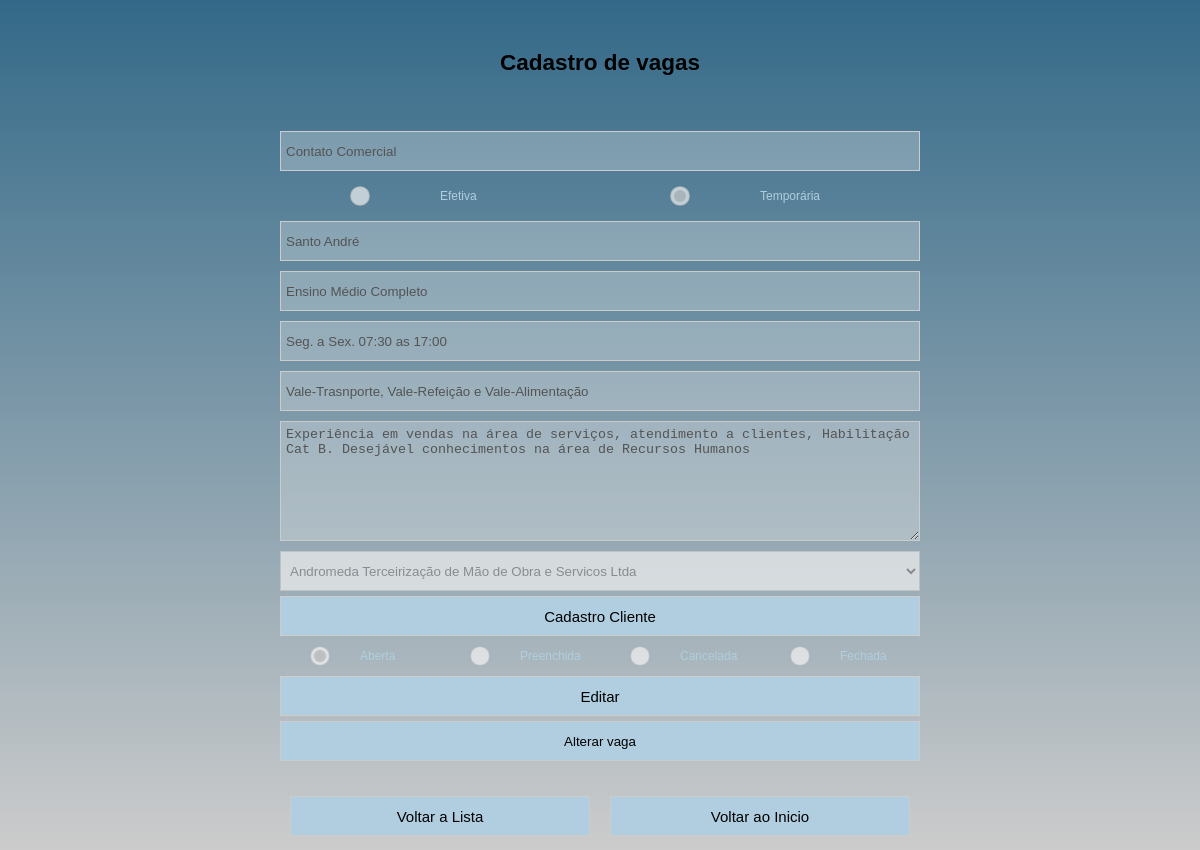
Page /detalha_vaga.php?vaga=1&edit=disabled (signed in) on the committed database.
### tables this page shows
CREATE TABLE tb_vaga (
    IDVAGA INT PRIMARY KEY AUTO_INCREMENT,
    funcao VARCHAR(70) NOT NULL,
    tipo ENUM('T', 'E') NOT NULL,
    localTrab VARCHAR(30) NOT NULL,
    escolaridade VARCHAR(70),
    horario VARCHAR(100),
    beneficios VARCHAR(100),
    descricao VARCHAR(480),
    ID_CLIENTE INT NOT NULL,
    dataCriacao DATE NOT NULL,
    fechamento ENUM('A', 'P', 'C', 'F') NOT NULL,
    dataAlteracao DATETIME
);

CREATE TABLE tb_cliente (
    IDCLIENTE INT PRIMARY kEY AUTO_INCREMENT,
    nomeCliente VARCHAR(100) NOT NULL,
    endereco VARCHAR(100),
    bairro VARCHAR(30),
    cidade VARCHAR(30),
    estado CHAR(2),
    CNPJ CHAR(14),
    contato VARCHAR(30),
    email VARCHAR(70),
    telefone VARCHAR(11)
);

### detalha_vaga.php (the view, shortened to what this page needs)
<?php
require_once('./_conexao/conexao.php');
?>
<?php
$consulta_cliente = 'SELECT * FROM tb_cliente';
$query_send_cli = mysqli_query($conect, $consulta_cliente);
if (isset($_GET['vaga'])) {
    $cod_vaga = $_GET['vaga'];
    $edit = $_GET['edit'];
    $consulta_vaga = "SELECT * FROM tb_vaga INNER JOIN tb_cliente ON IDCLIENTE = ID_CLIENTE WHERE IDVAGA= $cod_vaga";
    $query_send = mysqli_query($conect, $consulta_vaga);
    $detalha_vaga = mysqli_fetch_assoc($query_send);
    $funcao = $detalha_vaga['funcao'];
    $tipo = $detalha_vaga['tipo'];
    $local = $detalha_vaga['localTrab'];
    $escolaridade = $detalha_vaga['escolaridade'];
    $horario = $detalha_vaga['horario'];
    $beneficios = $detalha_vaga['beneficios'];
    $descricao = $detalha_vaga['descricao'];
    $cliente = $detalha_vaga['ID_CLIENTE'];
    $IDVAGA = $detalha_vaga['IDVAGA'];
    $fechamento = $detalha_vaga['fechamento'];
}
?>
<!DOCTYPE html>
<html lang="pt-br">
<head>
    <link rel="stylesheet" href="./css/style.css">
</head>
<body>
    <header>
        <h2>Cadastro de vagas</h2>
    </header>
    <main>
        <div id="formulario">
            <form action="detalha_vaga.php" method="POST">
                <input type="text" name="funcao" placeholder="Função" value="<?php echo $funcao ?>" <?php echo $edit ?>>
                <div class="radio">
                    <?php
                    $e = '';
                    $t = '';
                    if ($tipo == 'E') {
                        $e = 'checked';
                    } elseif ($tipo == 'T') {
                        $t = 'checked';
                    }
                    ?>
                    <input type='radio' name='tipo' id='efetivo' value='E' <?php echo $e ?> <?php echo $edit ?>>
                    <label for='efetivo'>Efetiva</label>
                    <input type='radio' name='tipo' id='temporario' value='T' <?php echo $t ?> <?php echo $edit ?>>
                    <label for='temporario'>Temporária</label>
                </div>
                <input type="text" name="local_trab" placeholder="Local de Trabalho" value="<?php echo $local ?>" <?php echo $edit ?>>
                <input type="text" name="escolaridade" placeholder="Escolaridade" value="<?php echo $escolaridade ?>" <?php echo $edit ?>>
                <input type="text" name="horario" placeholder="Horário de trabalho" value="<?php echo $horario ?>" <?php echo $edit ?>>
                <input type="text" name="beneficios" placeholder="Beneficios" value="<?php echo $beneficios ?>" <?php echo $edit ?>>
                <textarea name="descricao" placeholder="Descrição atividades" id="" <?php echo $edit ?>><?php echo $descricao ?></textarea>
                <select name="cliente" id="" <?php echo $edit ?>>
                    <?php
                    while ($show_cliente = mysqli_fetch_assoc($query_send_cli)) {
                    ?>
                        <option value="<?php echo $show_cliente['IDCLIENTE'] ?>" <?php if ($cliente == $show_cliente['IDCLIENTE']) {
                                                                                        echo 'selected';
                                                                                    } ?>><?php echo $show_cliente['nomeCliente'] ?></option>
                    <?php
                    }
                    ?>
                </select>
                <div class="btn">
                    <a href="./cadastro_cliente.php">Cadastro Cliente</a>
                </div>
                <div class="radio">
                    <?php
                    $a = '';
                    $p = '';
                    $c = '';
                    $f = '';
                    if ($fechamento == 'A') {
                        $a = 'checked';
                    } elseif ($fechamento == 'P') {
                        $p = 'checked';
                    } elseif ($fechamento == 'C') {
                        $c = 'checked';
                    } elseif ($fechamento == 'F') {
                        $f = 'checked';
                    }
                    ?>
                    <input type="radio" name="fechamento" id="aberta" value='A' <?php echo $a ?> <?php echo $edit ?>>
                    <label for="aberta">Aberta</label>
                    <input type="radio" name="fechamento" id="preenchida" value='P' <?php echo $p ?> <?php echo $edit ?>>
                    <label for="preenchida">Preenchida</label>
                    <input type="radio" name="fechamento" id="cancelada" value='C' <?php echo $c ?> <?php echo $edit ?>>
                    <label for="cancelada">Cancelada</label>
                    <input type="radio" name="fechamento" id="aberta" value='F' <?php echo $f ?> <?php echo $edit ?>>
                    <label for="fechada">Fechada</label>
                </div>
                <div class="btn">
                    <?php
                    echo "<a href='./detalha_vaga.php?vaga=$IDVAGA &edit= '>Editar</a>";
                    ?>
                </div>
                <input type="submit" value="Alterar vaga">
            </form>
        </div>
    </main>
    <div class="opcoes">
        <div class="btn_small">
            <a href="./listagem_vaga.php">Voltar a Lista</a>
        </div>
        <div class="btn_small">
            <a href="./index.php">Voltar ao Inicio</a>
        </div>
    </div>
</body>
</html>

### css/style.css (style rules this page uses)
* { margin: 0; padding: 0; width: 960px; margin: 0 auto; box-sizing: border-box; }
body { font-family: Arial, Helvetica, sans-serif; font-size: 15px; background: linear-gradient(to bottom, #336988, #ccc); height: 100vh; overflow: hidden; }
header { text-align: center; margin: 50px 0; }
a { text-decoration: none; box-sizing: border-box; }
input[type='submit'] { border: 1px solid #ccc; background-color: #b0cedf; color: #000; }
#formulario { display: flex; text-align: center; flex-direction: column; }
#formulario form { display: flex; flex-direction: column; align-items: center; }
#formulario label { align-self: flex-start; font-size: 12px; display: flex; width: 640px; margin-top: 15px; color: #b0cedf; }
#formulario input, textarea, select { margin: 5px 0; width: 640px; height: 40px; border: 1px solid #ccc; padding: 5px; }
#formulario form textarea { height: 120px; }
#formulario form .radio { width: 640px; display: flex; flex-direction: row; align-items: center; height: 40px; }
#formulario form .radio label { display: flex; flex-direction: row; align-items: center; height: 40px; margin-top: 0; }
#formulario form .radio input { height: 20px; align-items: center; }
#formulario form .radio label { height: 40px; display: flex; align-items: center; }
#formulario form .btn { display: flex; align-items: center; width: 640px; height: 40px; border: 1px solid #ccc; font-size: 15px; background-color: #b0cedf; }
#formulario form .btn a { color: #000; }
.opcoes { margin-top: 30px; display: flex; flex-direction: row; width: 640px; justify-content: space-between; }
.opcoes .btn_small { display: flex; align-items: center; width: 300px; height: 40px; border: 1px solid #ccc; font-size: 15px; background-color: #b0cedf; text-align: center; }
.opcoes .btn_small a { color: #000; }

### rows in the picture
tb_vaga: funcao "Contato Comercial", local_trab "Santo André", escolaridade "Ensino Médio Completo", horario "Seg. a Sex. 07:30 as 17:00", beneficios "Vale-Trasnporte, Vale-Refeição e Vale-Alimentação", descricao "Experiência em vendas na área de serviços, atendimento a clientes, Habilitação Cat B. Desejável conhecimentos na área de Recursos Humanos", cliente "Andromeda Terceirização de Mão de Obra e Servicos Ltda"
